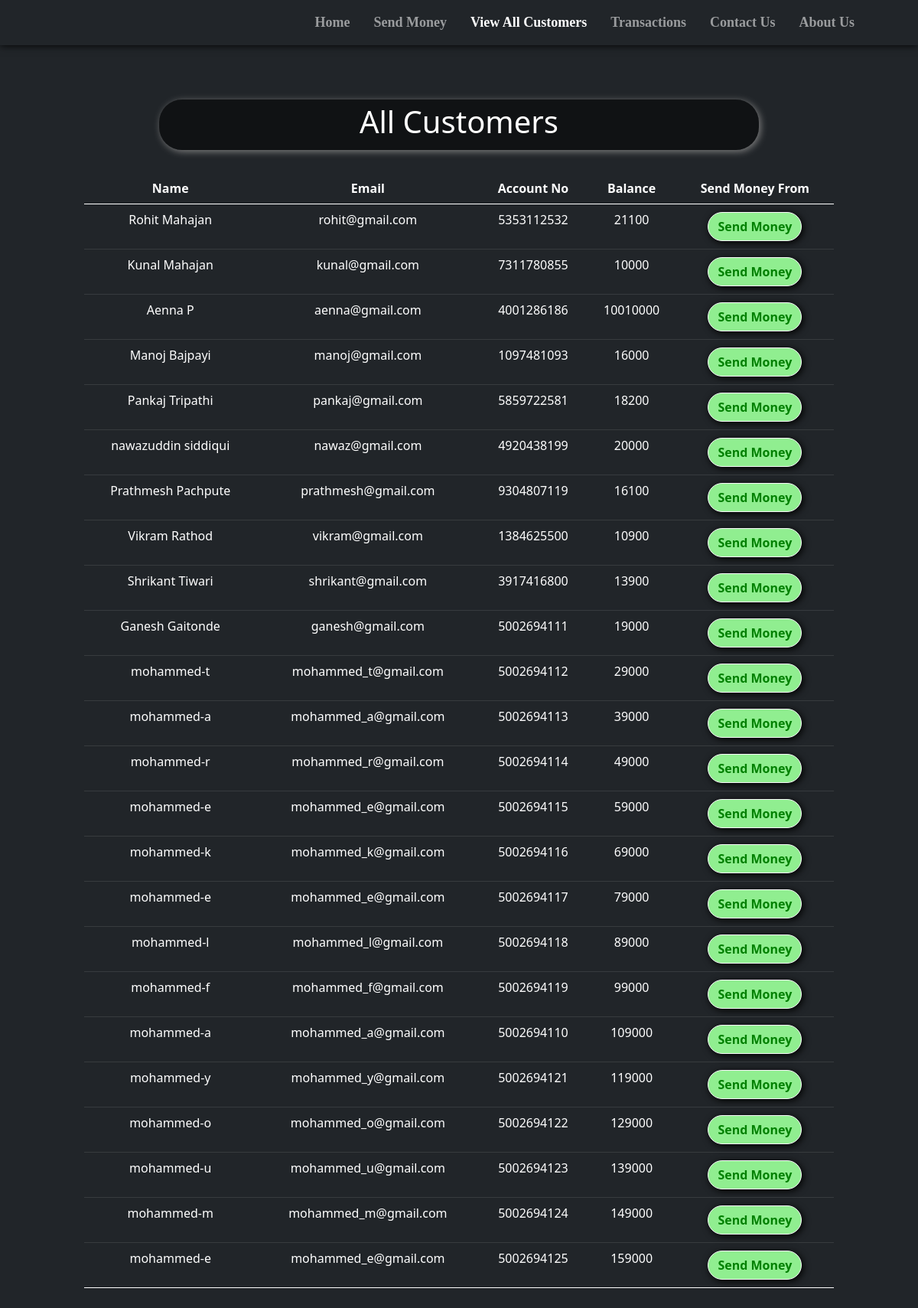
/all_cust.php, run on the app's committed database.
### tables this page shows
CREATE TABLE `users` (
  `sr` int(11) NOT NULL,
  `name` varchar(20) NOT NULL,
  `email` varchar(20) NOT NULL,
  `accno` varchar(10) NOT NULL,
  `blc` bigint(20) NOT NULL
);

### all_cust.php (the view, shortened to what this page needs)
<!doctype html>
<html lang="en">
<head>
    <link href="https://cdn.jsdelivr.net/npm/bootstrap@5.0.2/dist/css/bootstrap.min.css" rel="stylesheet">
    <link rel="stylesheet" href="https://cdnjs.cloudflare.com/ajax/libs/font-awesome/5.15.3/css/all.min.css" />
</head>
<body style="background-color:#212529;">
    <?php include 'spin.php'; ?>
    <nav class="navbar navbar-expand-lg navbar-dark bg-dark fixed fixed-top" style="font-family:candara; font-size:18px; box-shadow: 0px 0px 10px 0px black;">
        <div class="container-fluid">
            <a href="index.php"><img src="statics\logo.jpeg" alt="" style="height: 50px; margin-left:25px; margin-top:10px;"></a>
        </div>
        <div class="collapse navbar-collapse" id="navbarSupportedContent">
            <b>
                <ul class="navbar-nav ">
                    <li class="nav-item nav-links" style="margin-left:15px;">
                        <a class="nav-link text-nowrap" aria-current="page" href="index.php">Home</a>
                    </li>
                    <li class="nav-item" style="margin-left:15px; ">
                        <a class="nav-link text-nowrap" href="send_money.php">Send Money</a>
                    </li>
                    <li class="nav-item" style="margin-left:15px;">
                        <a class="nav-link text-nowrap active" href="all_cust.php">View All Customers</a>
                    </li>
                    <li class="nav-item" style="margin-left:15px;">
                        <a class="nav-link text-nowrap" href="transactions.php">Transactions</a>
                    </li>
                    <li class="nav-item" style="margin-left:15px;">
                        <a class="nav-link text-nowrap" href="contact_us.php">Contact Us</a>
                    </li>
                    <li class="nav-item" style="margin-left:15px; margin-right:75px;">
                        <a class="nav-link text-nowrap" href="about_us.php">About Us</a>
                    </li>
                </ul>
            </b>
        </div>
    </nav>
    <center>
        <div class="container" style="margin-top: 10%; padding:10px 80px 10px 80px; ">
            <div style="width:80%; background-color:rgba(0,0,0,.5); padding:5px 5px 5px 5px; border-radius:30px; box-shadow: 2px 2px 10px gray;">
                <h1 style=" color:white;">All Customers</h1>
            </div>
            <?php
            $conn = mysqli_connect($servername, $username, $password, $database);
            if (!$conn) {
                die("Connection not established: " . mysqli_connect_error());
            } else {
                $sql = "SELECT * FROM `users`";
                $result = mysqli_query($conn, $sql);
            ?>
                <table class="table table-dark" style="margin-top: 30px;">
                    <thead>
                        <tr>
                            <th scope="col">Name</th>
                            <th scope="col">Email</th>
                            <th scope="col">Account No</th>
                            <th scope="col">Balance</th>
                            <th scope="col">Send Money From</th>
                        </tr>
                    </thead>
                <?php
                echo "<tbody>";
                while ($row = mysqli_fetch_assoc($result)) {
                    echo    '
            <tr>
              <td>' . $row['name'] . '</td>
              <td>' . $row['email'] . '</td>
              <td>' . $row['accno'] . '</td>
              <td>' . $row['blc'] . '</td>
              <td style="padding:10px 10px 10px 10px">
              <a href="send_money.php?reads=' . $row['accno'] . '"
              <button type="button" class="btn mybtn btn-outline-light">Send Money</button>
              </a>
              </td>
            </tr>';
                }
            }
            echo "</tbody>";
                ?>
        </div>
    </center>
</body>
</html>

### spin.php (shortened to what this page needs)
<html>
<head>
<link rel="stylesheet" href="https://cdnjs.cloudflare.com/ajax/libs/font-awesome/5.15.3/css/all.min.css" />
</head>
<body>
    </body>
</html>

### all_cust.php (style rules this page uses)
th, td { text-align: center; }
.mybtn { box-shadow: 2px 2px 10px black; border-radius: 30px; font-weight: bold; background-color: lightgreen; color: green; }

### data on the page
users: name "Rohit Mahajan", email "rohit@gmail.com", accno "5353112532", blc "21100"
users: name "Kunal Mahajan", email "kunal@gmail.com", accno "7311780855", blc "10000"
users: name "Aenna P", email "aenna@gmail.com", accno "4001286186", blc "10010000"
users: name "Manoj Bajpayi", email "manoj@gmail.com", accno "1097481093", blc "16000"
users: name "Pankaj Tripathi", email "pankaj@gmail.com", accno "5859722581", blc "18200"
users: name "nawazuddin siddiqui", email "nawaz@gmail.com", accno "4920438199", blc "20000"
users: name "Prathmesh Pachpute", email "prathmesh@gmail.com", accno "9304807119", blc "16100"
users: name "Vikram Rathod", email "vikram@gmail.com", accno "1384625500", blc "10900"
users: name "Shrikant Tiwari", email "shrikant@gmail.com", accno "3917416800", blc "13900"
users: name "Ganesh Gaitonde", email "ganesh@gmail.com", accno "5002694111", blc "19000"
users: name "mohammed-t", email "mohammed_t@gmail.com", accno "5002694112", blc "29000"
users: name "mohammed-a", email "mohammed_a@gmail.com", accno "5002694113", blc "39000"
users: name "mohammed-r", email "mohammed_r@gmail.com", accno "5002694114", blc "49000"
users: name "mohammed-e", email "mohammed_e@gmail.com", accno "5002694115", blc "59000"
users: name "mohammed-k", email "mohammed_k@gmail.com", accno "5002694116", blc "69000"
users: name "mohammed-e", email "mohammed_e@gmail.com", accno "5002694117", blc "79000"
users: name "mohammed-l", email "mohammed_l@gmail.com", accno "5002694118", blc "89000"
users: name "mohammed-f", email "mohammed_f@gmail.com", accno "5002694119", blc "99000"
users: name "mohammed-a", email "mohammed_a@gmail.com", accno "5002694110", blc "109000"
users: name "mohammed-y", email "mohammed_y@gmail.com", accno "5002694121", blc "119000"
users: name "mohammed-o", email "mohammed_o@gmail.com", accno "5002694122", blc "129000"
users: name "mohammed-u", email "mohammed_u@gmail.com", accno "5002694123", blc "139000"
users: name "mohammed-m", email "mohammed_m@gmail.com", accno "5002694124", blc "149000"
users: name "mohammed-e", email "mohammed_e@gmail.com", accno "5002694125", blc "159000"
